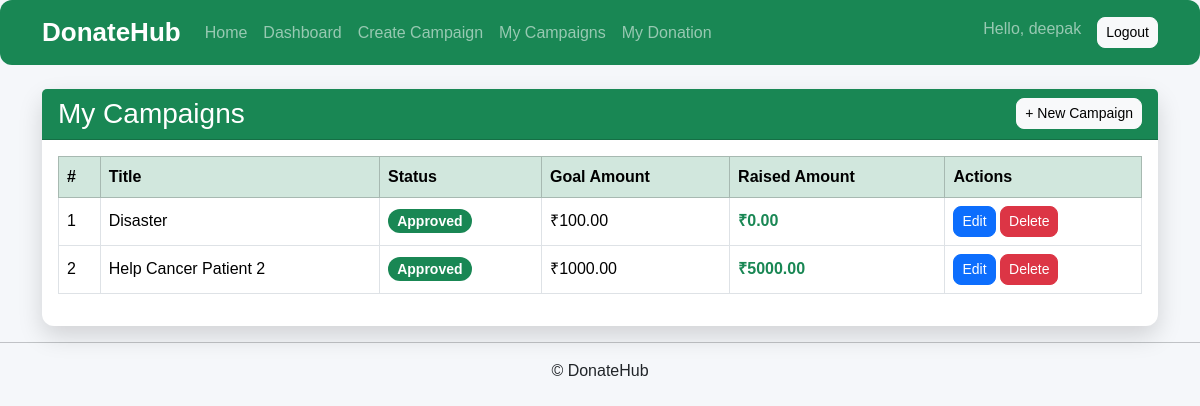
Page /campaigns/my/ (signed in) on the earlier database version.
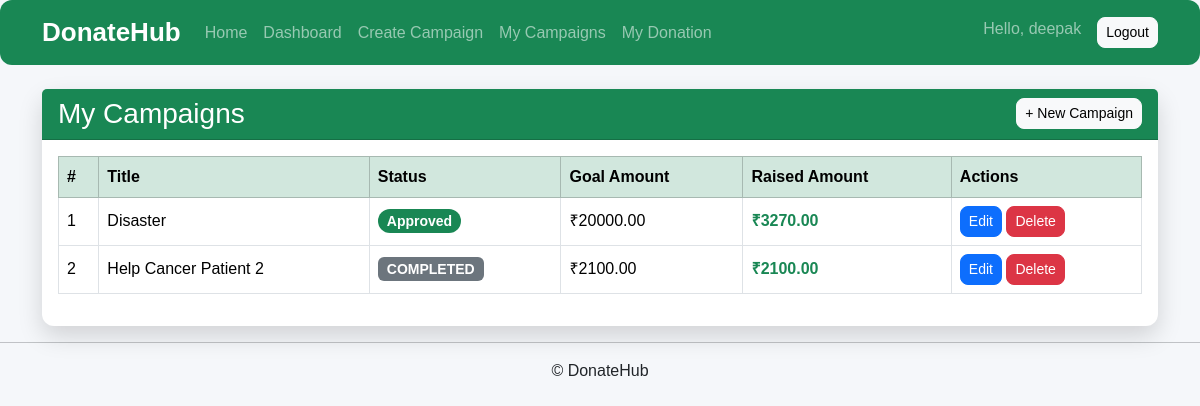
Same page on the later database version.
### campaigns/models.py (models this page shows, shortened)
class Campaign(models.Model):
    CATEGORY_CHOICES = [
        ("OTHER", "Other"),
        ("MEDICAL", "Medical"),
        ("EDUCATION", "Education"),
        ("FOOD", "Food"),
        ("DISASTER", "Disaster Relief"),
    ]
    STATUS_CHOICES = [
        ("PENDING", "Pending"),
        ("APPROVED", "Approved"),
        ("REJECTED", "Rejected"),
        ("COMPLETED", "Completed"),
    ]
    ngo = models.ForeignKey(
        settings.AUTH_USER_MODEL,
        on_delete=models.CASCADE,
        related_name="campaigns"
    )
    title = models.CharField(
        max_length=200
    )
    description = models.TextField()
    category = models.CharField(
        max_length=20,
        choices=CATEGORY_CHOICES,
        default="OTHER"
    )
    goal_amount = models.DecimalField(
        max_digits=10,
        decimal_places=2
    )
    raised_amount = models.DecimalField(
        max_digits=10,
        decimal_places=2,
        default=0
    )
    image = models.ImageField(
        upload_to="campaigns/",
        blank=True,
        null=True
    )
    status = models.CharField(
        max_length=20,
        choices=STATUS_CHOICES,
        default="PENDING"
    )
    created_at = models.DateTimeField(
        auto_now_add=True
    )

### campaigns/views.py (the view)
@login_required
def my_campaigns(request):
    if request.user.role !="NGO":
        return redirect("home")
    campaigns=Campaign.objects.filter(
        ngo=request.user
    )
    return render(
        request,
        "campaigns/my_campaigns.html",
        {
            "campaigns":campaigns
        }
    )

### templates/campaigns/my_campaigns.html (shortened to what this page needs)
{% extends "base.html" %}
{% block content %}
<div class="card shadow">
    <div class="card-header bg-success text-white d-flex justify-content-between align-items-center">
        <h3 class="mb-0">My Campaigns</h3>
        <a href="{% url 'create_campaign' %}" class="btn btn-light btn-sm">
            + New Campaign
        </a>
    </div>
    <div class="card-body">
        {% if campaigns %}
        <div class="table-responsive">
            <table class="table table-hover table-bordered align-middle">
                <thead class="table-success">
                    <tr>
                        <th>#</th>
                        <th>Title</th>
                        <th>Status</th>
                        <th>Goal Amount</th>
                        <th>Raised Amount</th>
                        <th>Actions</th>
                    </tr>
                </thead>
                <tbody>
                    {% for campaign in campaigns %}
                    <tr>
                        <td>{{ forloop.counter }}</td>
                        <td>{{ campaign.title }}</td>
                        <td>
                            {% if campaign.status == "APPROVED" %}
                                <span class="badge bg-success">Approved</span>
                            {% elif campaign.status == "PENDING" %}
                                <span class="badge bg-warning text-dark">Pending</span>
                            {% elif campaign.status == "REJECTED" %}
                                <span class="badge bg-danger">Rejected</span>
                            {% else %}
                                <span class="badge bg-secondary">{{ campaign.status }}</span>
                            {% endif %}
                        </td>
                        <td>₹{{ campaign.goal_amount }}</td>
                        <td class="text-success fw-bold">
                            ₹{{ campaign.raised_amount }}
                        </td>
                        <td>
                            <a href="{% url 'edit_campaign' campaign.id %}"
                                class="btn btn-primary btn-sm">
                                Edit
                            </a>
                            <form method="POST"
                                    action="{% url 'delete_campaign' campaign.id %}"
                                    style="display:inline;"
                                    onsubmit="return confirm('Are you sure you want to delete this campaign?');">
                                <button class="btn btn-danger btn-sm">
                                Delete
                            </button>
                            </form>
                        </td>
                    </tr>
                    {% endfor %}
                </tbody>
            </table>
        </div>
        {% endif %}
    </div>
</div>
{% endblock %}

Differences in the rows shown:
changed Campaign "Disaster": goal_amount "100.00" → "20000.00"; raised_amount "0.00" → "3270.00"
changed Campaign "Help Cancer Patient 2": status (not shown) → "COMPLETED"; goal_amount "1000.00" → "2100.00"; raised_amount "5000.00" → "2100.00"; no longer shows "Approved"
